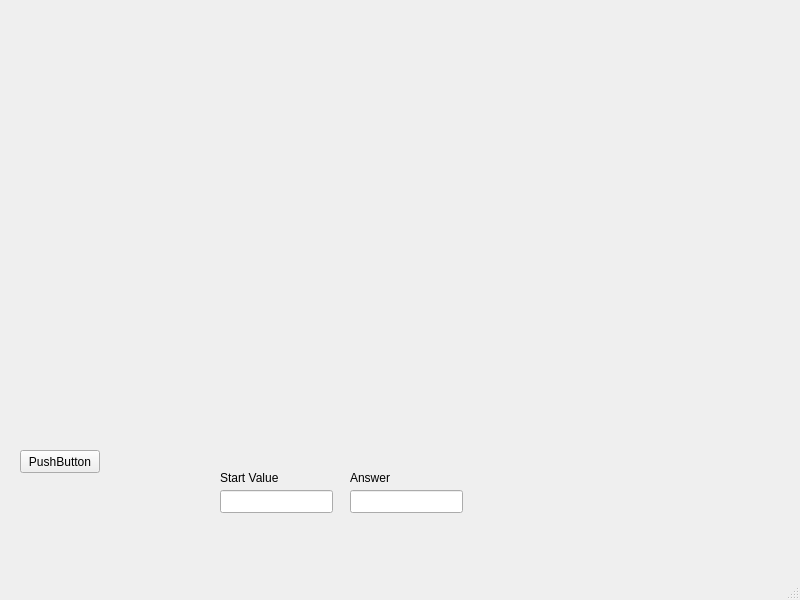
<?xml version="1.0" encoding="UTF-8"?>
<ui version="4.0">
 <class>MainWindow</class>
 <widget class="QMainWindow" name="MainWindow">
  <property name="geometry">
   <rect>
    <x>0</x>
    <y>0</y>
    <width>800</width>
    <height>600</height>
   </rect>
  </property>
  <property name="windowTitle">
   <string>MainWindow</string>
  </property>
  <widget class="QWidget" name="centralwidget">
   <widget class="QCustomPlot" name="widget" native="true">
    <property name="geometry">
     <rect>
      <x>0</x>
      <y>0</y>
      <width>801</width>
      <height>431</height>
     </rect>
    </property>
   </widget>
   <widget class="QPushButton" name="pushButton">
    <property name="geometry">
     <rect>
      <x>20</x>
      <y>450</y>
      <width>80</width>
      <height>23</height>
     </rect>
    </property>
    <property name="text">
     <string>PushButton</string>
    </property>
   </widget>
   <widget class="QLineEdit" name="lineEditStartValue">
    <property name="geometry">
     <rect>
      <x>220</x>
      <y>490</y>
      <width>113</width>
      <height>23</height>
     </rect>
    </property>
   </widget>
   <widget class="QLabel" name="label">
    <property name="geometry">
     <rect>
      <x>220</x>
      <y>470</y>
      <width>71</width>
      <height>16</height>
     </rect>
    </property>
    <property name="text">
     <string>Start Value</string>
    </property>
   </widget>
   <widget class="QLineEdit" name="lineEditAnswer">
    <property name="geometry">
     <rect>
      <x>350</x>
      <y>490</y>
      <width>113</width>
      <height>23</height>
     </rect>
    </property>
    <property name="readOnly">
     <bool>true</bool>
    </property>
   </widget>
   <widget class="QLabel" name="label_2">
    <property name="geometry">
     <rect>
      <x>350</x>
      <y>470</y>
      <width>57</width>
      <height>15</height>
     </rect>
    </property>
    <property name="text">
     <string>Answer</string>
    </property>
   </widget>
  </widget>
  <widget class="QMenuBar" name="menubar">
   <property name="geometry">
    <rect>
     <x>0</x>
     <y>0</y>
     <width>800</width>
     <height>20</height>
    </rect>
   </property>
  </widget>
  <widget class="QStatusBar" name="statusbar"/>
 </widget>
 <customwidgets>
  <customwidget>
   <class>QCustomPlot</class>
   <extends>QWidget</extends>
   <header>QCustomPlot/qcustomplot.h</header>
   <container>1</container>
  </customwidget>
 </customwidgets>
 <resources/>
 <connections/>
</ui>
